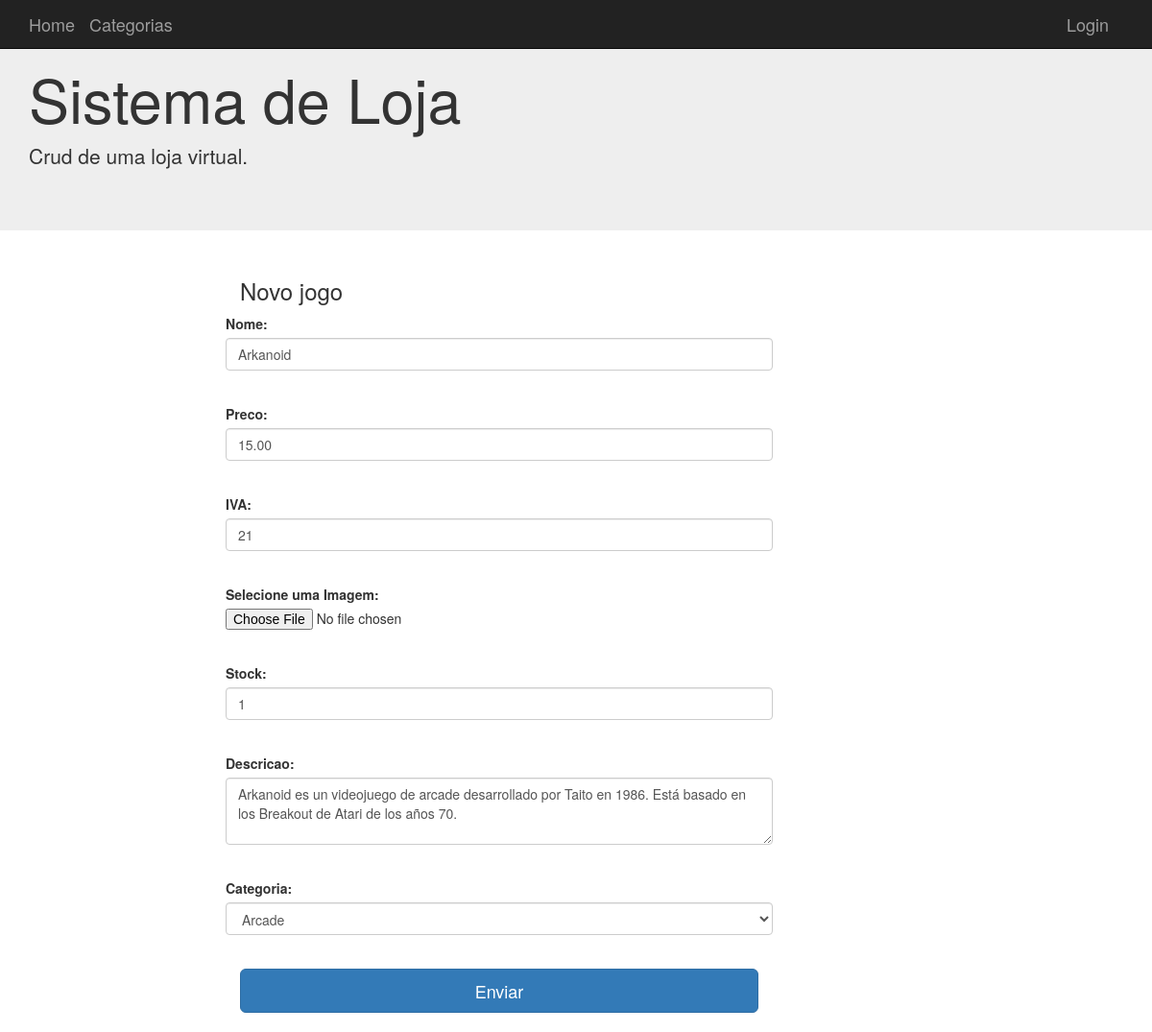
The app's page /artigos/3/edit with its own data.
### aplicacao/model.py (models this page shows, shortened)
class Artigos(db.Model):
    __tablename__ = 'artigos'
    id = Column(Integer, primary_key=True)
    nome = Column(String(100), nullable=False)
    preco = Column(Float, default=0)
    iva = Column(Integer, default=21)
    descricao = Column(String(255))
    image = Column(String(255))
    stock = Column(Integer, default=0)
    CategoriaId = Column(Integer, ForeignKey('categorias.id'), nullable=False)
    categoria = relationship("Categorias", backref="Artigos")

### aplicacao/app.py (the view, shortened to what this page needs)
@app.route('/artigos/<id>/edit',  methods=["GET","POST"])
def artigos_edit(id):
    art=Artigos.query.get(id)
    if art is None:
        abort(404)
    form=formArtigo(obj=art)
    categorias=[(c.id, c.nome) for c in Categorias.query.all()[1:]]
    form.CategoriaId.choices = categorias
    return render_template('artigos_new.html', form=form)

### aplicacao/forms.py
class formArtigo(FlaskForm):
    nome = StringField("Nome:", validators=[InputRequired("Adicione o nome!")])
    preco = DecimalField("Preco:", default=0, validators=[InputRequired("Adicione o preco!")])
    iva = IntegerField("IVA:", default=21, validators=[InputRequired("Adicione IVA!")])
    descricao = TextAreaField("Descricao:")
    foto = FileField("Selecione uma Imagem:")
    stock = IntegerField("Stock:", default=21, validators=[InputRequired("Adicione um valor")])
    CategoriaId=SelectField("Categoria:", coerce=int)
    submit = SubmitField('Enviar')

### aplicacao/templates/artigos_new.html (shortened to what this page needs)
{% extends "base.html" %}
{% block conteudo %}
<link rel="stylesheet" href="{{url_for('static', filename='css/artigo.css')}}">
<div class="container">
  <div class="col-md-2"></div>
  <div class="col-md-6">
    <h3>Novo jogo</h3>
      <form class="form-horizontal" method="post" enctype="multipart/form-data">
        <div class="form-group">
          {{form.nome.label() }}{{form.nome(size="100",class="form-control")}}<br/>
        </div>
        <div class="form-group">
          {{form.preco.label() }}{{form.preco(size="10",class="form-control")}}<br/>
        </div>
        <div class="form-group">
          {{form.iva.label() }}{{form.iva(size="10",class="form-control")}}<br/>
        </div>
        <div class="form-group">
          {{form.foto.label() }}{{form.foto()}}<br/>
        </div>
        <div class="form-group">
          {{form.stock.label() }}{{form.stock(size="10",class="form-control")}}<br/>
        </div>
        <div class="form-group">
          {{form.descricao.label() }}<br/>{{form.descricao(rows="20",cols="0",class="form-control")}}<br/>
        </div>
        <div class="form-group">
          {{form.CategoriaId.label() }}{{form.CategoriaId(class="form-control")}}<br/>
        </div>
          {{form.submit(class="btn btn-lg btn-primary btn-block")}}
    </form>
    <br/>
  </div>
</div>
{% endblock %}

### aplicacao/static/css/artigo.css (style rules this page uses)
textarea.form-control { height: 70px; }

### records on screen
Artigos: nome "Arkanoid", preco "15.00", iva "21", stock "1", descricao "Arkanoid es un videojuego de arcade desarrollado por Taito en 1986. Está basado en los Breakout de Atari de los años 70.", CategoriaId "Arcade"
